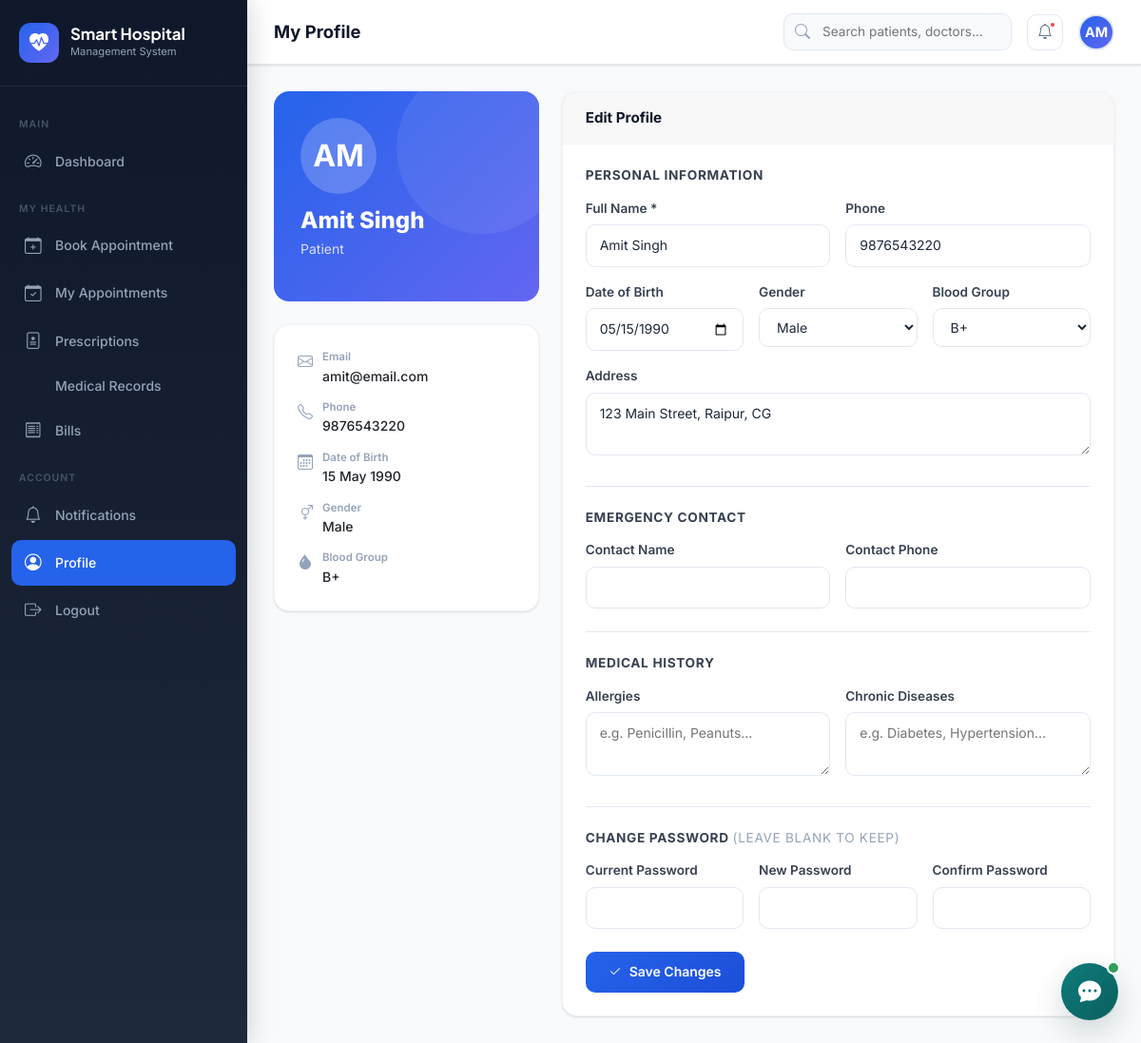
The page /patient/profile.php (signed in) on the database its author committed.
### tables this page shows
CREATE TABLE users (
    id INT AUTO_INCREMENT PRIMARY KEY,
    name VARCHAR(100) NOT NULL,
    email VARCHAR(100) UNIQUE NOT NULL,
    password VARCHAR(255) NOT NULL,
    role ENUM('admin','doctor','patient') NOT NULL DEFAULT 'patient',
    phone VARCHAR(20),
    profile_image VARCHAR(255) DEFAULT 'default.png',
    status ENUM('active','inactive','suspended') DEFAULT 'active',
    created_at TIMESTAMP DEFAULT CURRENT_TIMESTAMP,
    updated_at TIMESTAMP DEFAULT CURRENT_TIMESTAMP ON UPDATE CURRENT_TIMESTAMP
);

CREATE TABLE patients (
    id INT AUTO_INCREMENT PRIMARY KEY,
    user_id INT NOT NULL,
    date_of_birth DATE,
    gender ENUM('male','female','other'),
    blood_group ENUM('A+','A-','B+','B-','AB+','AB-','O+','O-'),
    address TEXT,
    emergency_contact VARCHAR(100),
    emergency_phone VARCHAR(20),
    allergies TEXT,
    chronic_diseases TEXT,
    insurance_number VARCHAR(50),
    created_at TIMESTAMP DEFAULT CURRENT_TIMESTAMP,
    FOREIGN KEY (user_id) REFERENCES users(id) ON DELETE CASCADE
);

### config.php (called while the page is built, shortened)
<?php
function e(string $s): string { return htmlspecialchars($s, ENT_QUOTES, 'UTF-8'); }

### patient/profile.php (the view, shortened to what this page needs)
<?php
require_once '../config.php';
$db = getDB();
$user = $db->prepare("SELECT * FROM users WHERE id=?"); $user->execute([$_SESSION['user_id']]); $user=$user->fetch();
$pt   = $db->prepare("SELECT * FROM patients WHERE user_id=?"); $pt->execute([$_SESSION['user_id']]); $pt=$pt->fetch();
include '../includes/layout_header.php';
?>
<div class="row g-4">
  <div class="col-lg-4">
    <div class="profile-card mb-4">
      <div class="avatar-placeholder" style="width:80px;height:80px;font-size:2rem;margin-bottom:14px;background:rgba(255,255,255,.2)">
        <?= strtoupper(substr($user['name'],0,2)) ?>
      </div>
      <h4 style="font-weight:800;margin-bottom:4px"><?= e($user['name']) ?></h4>
      <p style="opacity:.8;font-size:.875rem">Patient</p>
    </div>
    <div class="card">
      <div class="card-body" style="display:flex;flex-direction:column;gap:12px">
        <?php foreach([
          ['bi-envelope','Email',$user['email']],
          ['bi-telephone','Phone',$user['phone']??'Not set'],
          ['bi-calendar3','Date of Birth',$pt['date_of_birth']?date('d M Y',strtotime($pt['date_of_birth'])):'Not set'],
          ['bi-gender-ambiguous','Gender',ucfirst($pt['gender']??'Not set')],
          ['bi-droplet-fill','Blood Group',$pt['blood_group']??'Not set'],
        ] as [$icon,$lbl,$val]): ?>
        <div style="display:flex;align-items:flex-start;gap:10px">
          <i class="bi <?= $icon ?>" style="color:#94A3B8;margin-top:2px;width:16px"></i>
          <div>
            <div style="font-size:.72rem;color:#94A3B8;font-weight:600"><?= $lbl ?></div>
            <div style="font-size:.875rem;font-weight:500"><?= e($val) ?></div>
          </div>
        </div>
        <?php endforeach; ?>
      </div>
    </div>
  </div>
  <div class="col-lg-8">
    <div class="card">
      <div class="card-header"><h5>Edit Profile</h5></div>
      <div class="card-body">
        <form method="POST">
          <h6 style="font-weight:700;margin-bottom:16px;color:#374151;font-size:.85rem;text-transform:uppercase;letter-spacing:.05em">Personal Information</h6>
          <div class="row g-3">
            <div class="col-md-6"><label class="form-label">Full Name *</label><input type="text" name="name" class="form-control-custom" value="<?= e($user['name']) ?>" required></div>
            <div class="col-md-6"><label class="form-label">Phone</label><input type="tel" name="phone" class="form-control-custom" value="<?= e($user['phone']??'') ?>"></div>
            <div class="col-md-4"><label class="form-label">Date of Birth</label><input type="date" name="date_of_birth" class="form-control-custom" value="<?= e($pt['date_of_birth']??'') ?>" max="<?= date('Y-m-d') ?>"></div>
            <div class="col-md-4">
              <label class="form-label">Gender</label>
              <select name="gender" class="form-control-custom">
                <?php foreach(['male'=>'Male','female'=>'Female','other'=>'Other'] as $v=>$l): ?>
                <option value="<?= $v ?>" <?= ($pt['gender']??'')===$v?'selected':'' ?>><?= $l ?></option>
                <?php endforeach; ?>
              </select>
            </div>
            <div class="col-md-4">
              <label class="form-label">Blood Group</label>
              <select name="blood_group" class="form-control-custom">
                <?php foreach(['A+','A-','B+','B-','AB+','AB-','O+','O-'] as $bg): ?>
                <option value="<?= $bg ?>" <?= ($pt['blood_group']??'')===$bg?'selected':'' ?>><?= $bg ?></option>
                <?php endforeach; ?>
              </select>
            </div>
            <div class="col-12"><label class="form-label">Address</label><textarea name="address" class="form-control-custom" rows="2"><?= e($pt['address']??'') ?></textarea></div>
          </div>
          <div class="divider"></div>
          <h6 style="font-weight:700;margin-bottom:16px;color:#374151;font-size:.85rem;text-transform:uppercase;letter-spacing:.05em">Emergency Contact</h6>
          <div class="row g-3">
            <div class="col-md-6"><label class="form-label">Contact Name</label><input type="text" name="emergency_contact" class="form-control-custom" value="<?= e($pt['emergency_contact']??'') ?>"></div>
            <div class="col-md-6"><label class="form-label">Contact Phone</label><input type="tel" name="emergency_phone" class="form-control-custom" value="<?= e($pt['emergency_phone']??'') ?>"></div>
          </div>
          <div class="divider"></div>
          <h6 style="font-weight:700;margin-bottom:16px;color:#374151;font-size:.85rem;text-transform:uppercase;letter-spacing:.05em">Medical History</h6>
          <div class="row g-3">
            <div class="col-md-6"><label class="form-label">Allergies</label><textarea name="allergies" class="form-control-custom" rows="2" placeholder="e.g. Penicillin, Peanuts…"><?= e($pt['allergies']??'') ?></textarea></div>
            <div class="col-md-6"><label class="form-label">Chronic Diseases</label><textarea name="chronic_diseases" class="form-control-custom" rows="2" placeholder="e.g. Diabetes, Hypertension…"><?= e($pt['chronic_diseases']??'') ?></textarea></div>
          </div>
          <div class="divider"></div>
          <h6 style="font-weight:700;margin-bottom:16px;color:#374151;font-size:.85rem;text-transform:uppercase;letter-spacing:.05em">Change Password <span style="font-weight:400;color:#94A3B8">(leave blank to keep)</span></h6>
          <div class="row g-3">
            <div class="col-md-4"><label class="form-label">Current Password</label><input type="password" name="current_password" class="form-control-custom"></div>
            <div class="col-md-4"><label class="form-label">New Password</label><input type="password" name="new_password" class="form-control-custom"></div>
            <div class="col-md-4"><label class="form-label">Confirm Password</label><input type="password" name="confirm_password" class="form-control-custom"></div>
          </div>
          <div style="margin-top:24px">
            <button type="submit" class="btn-primary-custom"><i class="bi bi-check2"></i> Save Changes</button>
          </div>
        </form>
      </div>
    </div>
  </div>
</div>
<?php include '../includes/layout_footer.php'; ?>

### assets/css/style.css (style rules this page uses)
:root { --primary: #2563EB; --primary-dark: #1D4ED8; --primary-light: #EFF6FF; --secondary: #14B8A6; --accent: #6366F1; --success: #10B981; --warning: #F59E0B; --danger: #EF4444; --info: #3B82F6; --bg: #F8FAFC; --sidebar-w: 260px; --card-radius: 16px; --shadow-sm: 0 1px 3px rgba(0,0,0,.08), 0 1px 2px rgba(0,0,0,.06); --shadow-md: 0 4px 6px -1px rgba(0,0,0,.1), 0 2px 4px -1px rgba(0,0,0,.06); --shadow-lg: 0 10px 15px -3px rgba(0,0,0,.1), 0 4px 6px -2px rgba(0,0,0,.05); --shadow-xl: 0 20px 25px -5px rgba(0,0,0,.1), 0 10px 10px -5px rgba(0,0,0,.04); --transition: all .25s cubic-bezier(.4,0,.2,1); --font-main: 'Inter', sans-serif; --font-display: 'Plus Jakarta Sans', sans-serif; }
*, *::before, *::after { box-sizing: border-box; margin: 0; padding: 0; }
html { scroll-behavior: smooth; }
body { font-family: var(--font-main); background: var(--bg); color: #1E293B; line-height: 1.6; -webkit-font-smoothing: antialiased; }
.card { background: #fff; border-radius: var(--card-radius); border: 1px solid #F1F5F9; box-shadow: var(--shadow-sm); overflow: hidden; }
.card-header { padding: 18px 24px; border-bottom: 1px solid #F1F5F9; display: flex; align-items: center; justify-content: space-between; }
.card-header h5 { font-weight: 700; font-size: .95rem; color: #0F172A; margin: 0; }
.card-body { padding: 24px; }
.btn-primary-custom { background: linear-gradient(135deg, var(--primary), var(--primary-dark)); color: #fff; border: none; padding: 10px 24px; border-radius: 10px; font-size: .875rem; font-weight: 600; cursor: pointer; transition: var(--transition); display: inline-flex; align-items: center; gap: 8px; }
.form-label { font-size: .85rem; font-weight: 600; color: #374151; margin-bottom: 6px; display: block; }
.form-control-custom { width: 100%; padding: 10px 14px; border: 1.5px solid #E2E8F0; border-radius: 10px; font-size: .875rem; background: #fff; color: #1E293B; transition: var(--transition); font-family: var(--font-main); }
.avatar-placeholder { border-radius: 50%; background: linear-gradient(135deg, var(--primary), var(--accent)); color: #fff; display: inline-flex; align-items: center; justify-content: center; font-weight: 700; }
.profile-card { background: linear-gradient(135deg, var(--primary), var(--accent)); border-radius: var(--card-radius); padding: 28px; color: #fff; position: relative; overflow: hidden; }
.profile-card::after { content: ''; position: absolute; right: -30px; top: -30px; width: 180px; height: 180px; background: rgba(255,255,255,.07); border-radius: 50%; }
.divider { height: 1px; background: #E2E8F0; margin: 24px 0; }

### rows shown on the page
users: name "AM", name "Amit Singh", phone "9876543220"
patients: blood_group "B+", date_of_birth "05/15/1990", gender "Male", address "123 Main Street, Raipur, CG"

### other values the page prints
$item['section'] "MAIN"
$item['label'] "Dashboard"
$item['section'] "MY HEALTH"
$item['label'] "Book Appointment"
$item['label'] "My Appointments"
$item['label'] "Prescriptions"
$item['label'] "Medical Records"
$item['label'] "Bills"
$item['section'] "ACCOUNT"
$item['label'] "Notifications"
$item['label'] "Profile"
$item['label'] "Logout"
$pageTitle "My Profile"
substr($_SESSION['name'] ?? 'U', 0, 2) "AM"
$lbl "Email"
